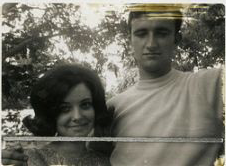
#> input picture imageprocessing/image/implant.png, 226 x 167 px
$ python resimplant.py
#> lines starting #> are read from the running program, lines starting #| are printed output that depends on the picture
import cv2
import numpy as np

window=cv2.namedWindow("masker",cv2.WINDOW_NORMAL)
img=cv2.imread('image/implant.png',0)
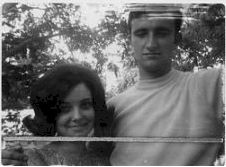
#> img: shape (167, 226); min 0, max 255, mean 109.7
pre = img.copy()
mask = np.zeros(img.shape,dtype= np.uint8)
ix,iy = 0,0
fx,fy = 0,0
def line_maker(event,x,y,flags,params):
    global ix,iy,fx,fy
    if event ==cv2.EVENT_LBUTTONDOWN:
        ix,iy = x,y
    elif event == cv2.EVENT_LBUTTONUP:
        fx,fy = x,y
        cv2.line(mask,(ix,iy),(fx,fy),(255,255,255),5)
        cv2.line(img,(ix,iy),(fx,fy),(255,255,255),5)
cv2.setMouseCallback('masker',line_maker)

while True:
    cv2.imshow('masker',img)
    if cv2.waitKey(1) & 0xFF == ord('d'):
#> (key Esc is pressed here)
        break
cv2.imshow("letsee",mask)
dst = cv2.inpaint(pre,mask,3,cv2.INPAINT_NS)
cv2.imshow('result',dst)
cv2.waitKey(0)
cv2.destroyAllWindows()


$ run again, with imageprocessing/image/rest1.png copied over imageprocessing/image/implant.png
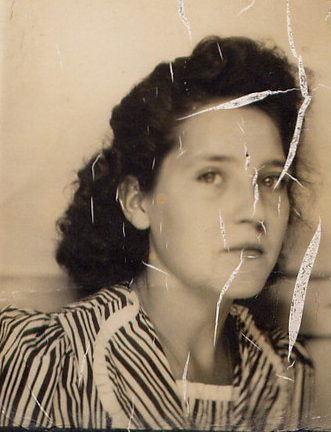
#> input picture imageprocessing/image/rest1.png, 331 x 432 px
#> `img=cv2.imread('image/implant.png',0)`:
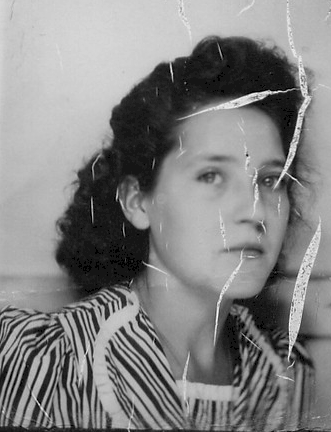
#> img: shape (432, 331); min 0, max 254, mean 131.2
